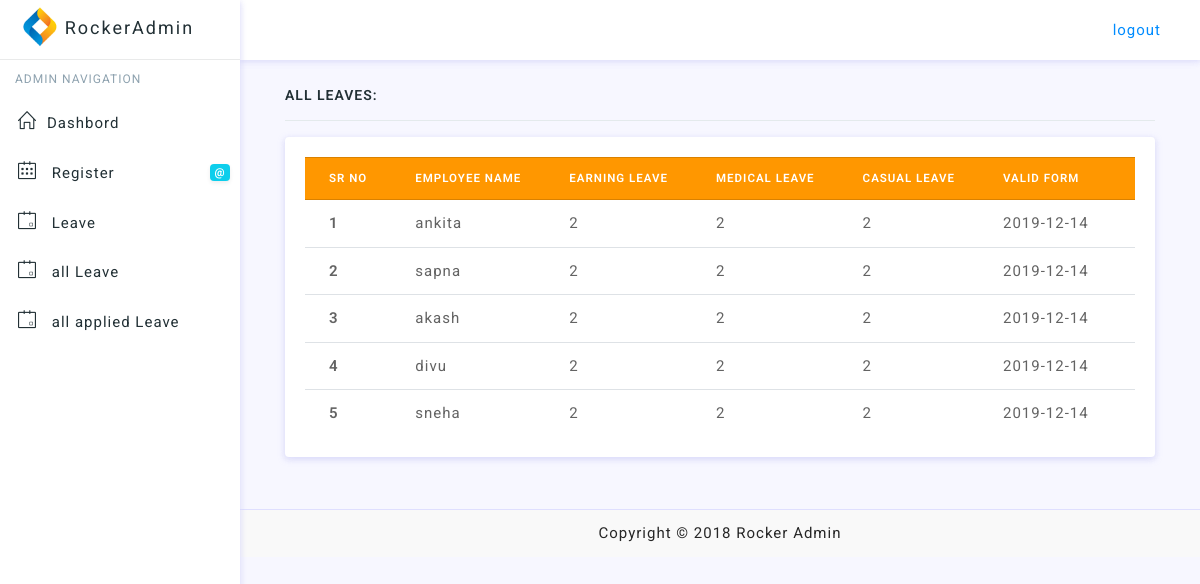
Page /admin/all_leave.php (signed in) on the committed database.
### tables this page shows
CREATE TABLE `assign_leave` (
  `id` int(255) NOT NULL,
  `v_form` varchar(255) NOT NULL,
  `v_to` varchar(255) NOT NULL,
  `e_leave` varchar(255) NOT NULL,
  `m_leave` varchar(255) NOT NULL,
  `c_leave` varchar(255) NOT NULL,
  `assign_to` int(255) NOT NULL,
  `assign_by` varchar(255) NOT NULL,
  `modified_date` timestamp NOT NULL DEFAULT current_timestamp() ON UPDATE current_timestamp()
);

CREATE TABLE `users` (
  `user_id` int(255) NOT NULL,
  `user_name` varchar(255) NOT NULL,
  `user_email` varchar(255) NOT NULL,
  `user_password` varchar(255) NOT NULL,
  `department` varchar(255) NOT NULL,
  `user_role` varchar(255) NOT NULL,
  `created_on` timestamp NOT NULL DEFAULT current_timestamp() ON UPDATE current_timestamp()
);

### admin/all_leave.php (the view, shortened to what this page needs)
<?php include"../db.php";?>
<!DOCTYPE html>
<html lang="en">
<?php include"admin_header.php"; ?>
<body>
    <?php include"navigation.php"; ?>
    <div class="content-wrapper">
        <div class="container-fluid">
            <div class="col-lg-12">
                <h6 class="text-uppercase">All leaves:</h6>
                <hr>
                <div class="card">
                    <div class="card-body">
                        <div class="table-responsive">
                            <table class="table">
                                <thead class="thead-warning">
                                    <tr>
                                        <th scope="col">SR No</th>
                                        <th scope="col">employee name</th>
                                        <th scope="col">Earning leave</th>
                                        <th scope="col">medical leave</th>
                                        <th scope="col">casual leave</th>
                                        <th scope="col">valid form</th>
                                        <th scope="col">valid to</th>
                                    </tr>
                                </thead>
                                <tbody>
                                    <?php
          $i =1;
 $show_users = "SELECT * FROM assign_leave t1 join users t2 on t1.assign_to=t2.user_id";
    $showall=mysqli_query($connection,$show_users);
     $count = mysqli_num_rows($showall);
        if($count>0){
while($row = mysqli_fetch_array($showall)){
     $user_name = $row['user_name'];
      $e_leave = $row['e_leave'];
     $m_leave = $row['m_leave'];
      $c_leave = $row['c_leave'];
      $v_form = $row['v_form'];
       $v_to = $row['v_to'];
      ?>
                                    <tr>
                                        <th scope="row"><?php echo $i; ?></th>
                                        <td><?php echo $user_name; ?></td>
                                        <td><?php echo $e_leave; ?></td>
                                        <td><?php echo $m_leave; ?></td>
                                        <td><?php echo $c_leave; ?></td>
                                        <td><?php echo $v_form; ?></td>
                                        <td><?php echo $v_to; ?></td>
                                    </tr>
                                        <?php
                                        $i++;
                                        }} else{
                                        echo "no Records Found";
                                        } ?>
                                </tbody>
                            </table>
                        </div>
                    </div>
                </div>
            </div>
        </div>
    </div>
    <?php include"admin_footer.php"; ?>
</body>
</html>

### rows in the picture
assign_leave: users.user_name "ankita", e_leave "2", m_leave "2", c_leave "2", v_form "2019-12-14"
assign_leave: users.user_name "sapna", e_leave "2", m_leave "2", c_leave "2", v_form "2019-12-14"
assign_leave: users.user_name "akash", e_leave "2", m_leave "2", c_leave "2", v_form "2019-12-14"
assign_leave: users.user_name "divu", e_leave "2", m_leave "2", c_leave "2", v_form "2019-12-14"
assign_leave: users.user_name "sneha", e_leave "2", m_leave "2", c_leave "2", v_form "2019-12-14"
